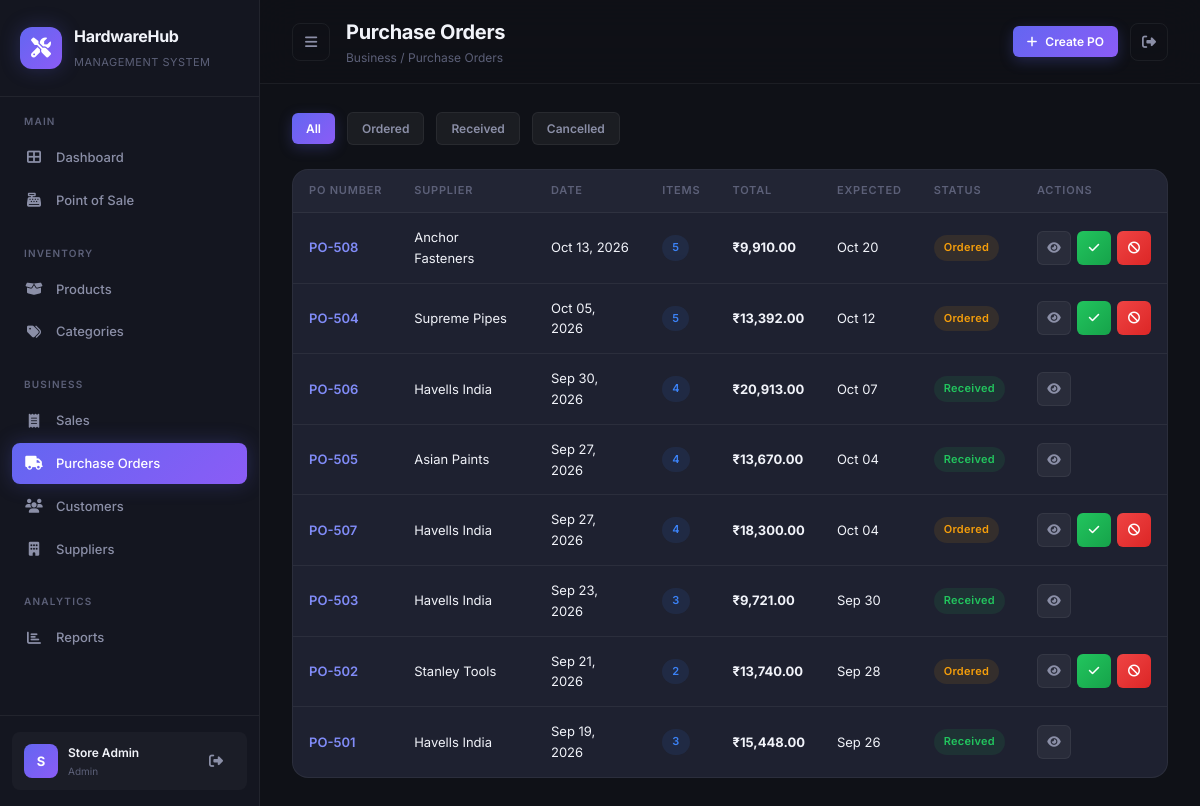
/purchases/ (signed in), run on the app's committed database.
### models.py (models this page shows)
class PurchaseOrder(Base):
    __tablename__ = "purchase_orders"
    id = Column(Integer, primary_key=True, index=True)
    po_number = Column(String(50), unique=True, nullable=False, index=True)
    supplier_id = Column(Integer, ForeignKey("suppliers.id"), nullable=False)
    user_id = Column(Integer, ForeignKey("users.id"), nullable=True)
    total_amount = Column(Float, default=0.0)
    status = Column(String(20), default=PurchaseStatus.ORDERED.value)
    notes = Column(Text, default="")
    expected_date = Column(DateTime, nullable=True)
    received_date = Column(DateTime, nullable=True)
    created_at = Column(DateTime, default=datetime.datetime.utcnow)
    supplier = relationship("Supplier", back_populates="purchase_orders")
    user = relationship("User")
    items = relationship("PurchaseItem", back_populates="purchase_order", cascade="all, delete-orphan")

class Supplier(Base):
    __tablename__ = "suppliers"
    id = Column(Integer, primary_key=True, index=True)
    name = Column(String(150), nullable=False)
    contact_person = Column(String(100), default="")
    email = Column(String(120), default="")
    phone = Column(String(20), default="")
    address = Column(Text, default="")
    city = Column(String(100), default="")
    is_active = Column(Boolean, default=True)
    created_at = Column(DateTime, default=datetime.datetime.utcnow)
    products = relationship("Product", back_populates="supplier")
    purchase_orders = relationship("PurchaseOrder", back_populates="supplier")

### routes/purchase_routes.py (the view)
@router.get("/")
async def list_purchases(
    request: Request,
    status: str = Query("all"),
    db: Session = Depends(get_db)
):
    user = get_current_user(request)
    if not user:
        return RedirectResponse(url="/login", status_code=302)
    query = db.query(PurchaseOrder).options(
        joinedload(PurchaseOrder.supplier),
        joinedload(PurchaseOrder.items).joinedload(PurchaseItem.product)
    )
    if status != "all":
        query = query.filter(PurchaseOrder.status == status)
    purchases = query.order_by(PurchaseOrder.created_at.desc()).all()
    return templates.TemplateResponse("purchases.html", {
        "request": request,
        "user": user,
        "purchases": purchases,
        "status_filter": status,
    })

### templates/purchases.html (shortened to what this page needs)
{% extends "base.html" %}
{% set active_page = "purchases" %}
{% block page_title %}Purchase Orders{% endblock %}
{% block breadcrumb %}Business / Purchase Orders{% endblock %}
{% block topbar_actions %}
<a href="/purchases/add" class="btn btn-primary btn-sm" id="add-purchase-btn">
    <i class="fas fa-plus"></i> Create PO
</a>
{% endblock %}
{% block content %}
<div class="search-bar">
    <a href="/purchases?status=all" class="btn btn-sm {% if status_filter == 'all' %}btn-primary{% else %}btn-secondary{% endif %}">All</a>
    <a href="/purchases?status=ordered" class="btn btn-sm {% if status_filter == 'ordered' %}btn-primary{% else %}btn-secondary{% endif %}">Ordered</a>
    <a href="/purchases?status=received" class="btn btn-sm {% if status_filter == 'received' %}btn-primary{% else %}btn-secondary{% endif %}">Received</a>
    <a href="/purchases?status=cancelled" class="btn btn-sm {% if status_filter == 'cancelled' %}btn-primary{% else %}btn-secondary{% endif %}">Cancelled</a>
</div>
<div class="card">
    <div class="card-body no-padding">
        {% if purchases %}
        <table class="data-table" id="purchases-table">
            <thead>
                <tr>
                    <th>PO Number</th>
                    <th>Supplier</th>
                    <th>Date</th>
                    <th>Items</th>
                    <th>Total</th>
                    <th>Expected</th>
                    <th>Status</th>
                    <th>Actions</th>
                </tr>
            </thead>
            <tbody>
                {% for po in purchases %}
                <tr>
                    <td>
                        <a href="/purchases/view/{{ po.id }}" class="fw-semibold">{{ po.po_number }}</a>
                    </td>
                    <td>{{ po.supplier.name if po.supplier else '—' }}</td>
                    <td>{{ po.created_at.strftime('%b %d, %Y') }}</td>
                    <td><span class="badge badge-info">{{ po.items | length }}</span></td>
                    <td class="fw-bold">₹{{ "{:,.2f}".format(po.total_amount) }}</td>
                    <td>{{ po.expected_date.strftime('%b %d') if po.expected_date else '—' }}</td>
                    <td>
                        {% if po.status == 'received' %}
                        <span class="badge badge-success">Received</span>
                        {% elif po.status == 'ordered' %}
                        <span class="badge badge-warning">Ordered</span>
                        {% else %}
                        <span class="badge badge-danger">Cancelled</span>
                        {% endif %}
                    </td>
                    <td>
                        <div class="btn-group">
                            <a href="/purchases/view/{{ po.id }}" class="btn btn-sm btn-secondary btn-icon" title="View">
                                <i class="fas fa-eye"></i>
                            </a>
                            {% if po.status == 'ordered' %}
                            <a href="/purchases/receive/{{ po.id }}" class="btn btn-sm btn-success btn-icon" title="Mark Received"
                               onclick="return confirm('Mark as received? Stock will be updated.')">
                                <i class="fas fa-check"></i>
                            </a>
                            <a href="/purchases/cancel/{{ po.id }}" class="btn btn-sm btn-danger btn-icon" title="Cancel"
                               onclick="return confirm('Cancel this purchase order?')">
                                <i class="fas fa-ban"></i>
                            </a>
                            {% endif %}
                        </div>
                    </td>
                </tr>
                {% endfor %}
            </tbody>
        </table>
        {% else %}
        <div class="empty-state">
            <i class="fas fa-truck"></i>
            <h4>No purchase orders found</h4>
            <p>Create a new purchase order to restock inventory</p>
        </div>
        {% endif %}
    </div>
</div>
{% endblock %}

### static/css/style.css (style rules this page uses)
:root { --bg-primary: #0f1117; --bg-secondary: #1a1d27; --bg-card: #1e2130; --bg-card-hover: #252839; --bg-input: #161822; --bg-sidebar: #141620; --border-color: rgba(255, 255, 255, 0.06); --border-light: rgba(255, 255, 255, 0.1); --text-primary: #f1f3f9; --text-secondary: #8b8fa7; --text-muted: #5c6078; --text-inverse: #0f1117; --accent-primary: #6366f1; --accent-primary-hover: #818cf8; --accent-gradient: linear-gradient(135deg, #6366f1 0%, #8b5cf6 100%); --accent-glow: rgba(99, 102, 241, 0.25); --success: #22c55e; --success-bg: rgba(34, 197, 94, 0.1); --warning: #f59e0b; --warning-bg: rgba(245, 158, 11, 0.1); --danger: #ef4444; --danger-bg: rgba(239, 68, 68, 0.1); --info: #3b82f6; --info-bg: rgba(59, 130, 246, 0.1); --cyan: #06b6d4; --purple: #a855f7; --pink: #ec4899; --orange: #f97316; --radius-sm: 8px; --radius-md: 12px; --radius-lg: 16px; --radius-xl: 20px; --shadow-sm: 0 2px 8px rgba(0, 0, 0, 0.2); --shadow-md: 0 4px 16px rgba(0, 0, 0, 0.3); --shadow-lg: 0 8px 32px rgba(0, 0, 0, 0.4); --shadow-glow: 0 0 20px var(--accent-glow); --sidebar-width: 260px; --transition: all 0.3s cubic-bezier(0.4, 0, 0.2, 1); }
*, *::before, *::after { margin: 0; padding: 0; box-sizing: border-box; }
html { font-size: 14px; scroll-behavior: smooth; }
body { font-family: 'Inter', -apple-system, BlinkMacSystemFont, sans-serif; background: var(--bg-primary); color: var(--text-primary); line-height: 1.6; overflow-x: hidden; min-height: 100vh; }
a { color: var(--accent-primary-hover); text-decoration: none; transition: var(--transition); }
.card { background: var(--bg-card); border: 1px solid var(--border-color); border-radius: var(--radius-lg); overflow: hidden; transition: var(--transition); }
.card-body { padding: 24px; }
.card-body.no-padding { padding: 0; }
.data-table { width: 100%; border-collapse: separate; border-spacing: 0; }
.data-table thead th { padding: 12px 16px; text-align: left; font-size: 11px; font-weight: 600; text-transform: uppercase; letter-spacing: 0.8px; color: var(--text-muted); background: rgba(255, 255, 255, 0.02); border-bottom: 1px solid var(--border-color); white-space: nowrap; }
.data-table tbody tr { transition: var(--transition); }
.data-table tbody td { padding: 14px 16px; border-bottom: 1px solid var(--border-color); font-size: 13px; vertical-align: middle; }
.data-table tbody tr:last-child td { border-bottom: none; }
.badge { display: inline-flex; align-items: center; padding: 4px 10px; border-radius: 20px; font-size: 11px; font-weight: 600; letter-spacing: 0.3px; }
.badge-success { background: var(--success-bg); color: var(--success); }
.badge-warning { background: var(--warning-bg); color: var(--warning); }
.badge-info { background: var(--info-bg); color: var(--info); }
.btn { display: inline-flex; align-items: center; gap: 8px; padding: 10px 20px; border-radius: var(--radius-sm); font-weight: 600; font-size: 13px; cursor: pointer; transition: var(--transition); border: none; text-decoration: none; white-space: nowrap; font-family: inherit; }
.btn-primary { background: var(--accent-gradient); color: white; box-shadow: 0 4px 14px var(--accent-glow); }
.btn-secondary { background: rgba(255, 255, 255, 0.05); color: var(--text-secondary); border: 1px solid var(--border-color); }
.btn-success { background: linear-gradient(135deg, #22c55e 0%, #16a34a 100%); color: white; }
.btn-danger { background: linear-gradient(135deg, #ef4444 0%, #dc2626 100%); color: white; }
.btn-sm { padding: 6px 14px; font-size: 12px; border-radius: 6px; }
.btn-icon { padding: 8px; width: 34px; height: 34px; justify-content: center; }
.btn-group { display: flex; gap: 6px; }
.search-bar { display: flex; align-items: center; gap: 12px; margin-bottom: 24px; }
.fw-bold { font-weight: 700; }
.fw-semibold { font-weight: 600; }

### data on the page
PurchaseOrder: po_number "PO-508", supplier "Anchor Fasteners", created_at "Oct 13, 2026", items|length "5", total_amount "9,910.00", expected_date "Oct 20", status "Ordered"
PurchaseOrder: po_number "PO-504", supplier "Supreme Pipes", created_at "Oct 05, 2026", items|length "5", total_amount "13,392.00", expected_date "Oct 12", status "Ordered"
PurchaseOrder: po_number "PO-506", supplier "Havells India", created_at "Sep 30, 2026", items|length "4", total_amount "20,913.00", expected_date "Oct 07", status "Received"
PurchaseOrder: po_number "PO-505", supplier "Asian Paints", created_at "Sep 27, 2026", items|length "4", total_amount "13,670.00", expected_date "Oct 04", status "Received"
PurchaseOrder: po_number "PO-507", supplier "Havells India", created_at "Sep 27, 2026", items|length "4", total_amount "18,300.00", expected_date "Oct 04", status "Ordered"
PurchaseOrder: po_number "PO-503", supplier "Havells India", created_at "Sep 23, 2026", items|length "3", total_amount "9,721.00", expected_date "Sep 30", status "Received"
PurchaseOrder: po_number "PO-502", supplier "Stanley Tools", created_at "Sep 21, 2026", items|length "2", total_amount "13,740.00", expected_date "Sep 28", status "Ordered"
PurchaseOrder: po_number "PO-501", supplier "Havells India", created_at "Sep 19, 2026", items|length "3", total_amount "15,448.00", expected_date "Sep 26", status "Received"

### other printed values
{{ user.name[0] if user else 'A' }} "S"
{{ user.name if user else 'Admin' }} "Store Admin"
{{ user.role if user else 'admin' }} "Admin"
